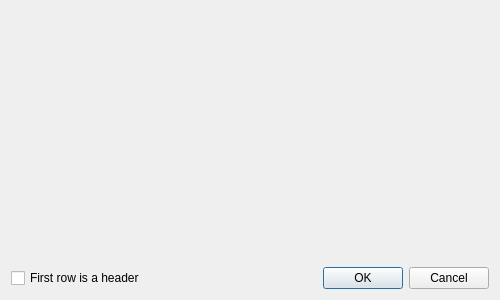
<?xml version="1.0" encoding="UTF-8"?>
<ui version="4.0">
 <class>BatchDialog</class>
 <widget class="QDialog" name="BatchDialog">
  <property name="geometry">
   <rect>
    <x>0</x>
    <y>0</y>
    <width>500</width>
    <height>300</height>
   </rect>
  </property>
  <property name="windowTitle">
   <string>Execute batch</string>
  </property>
  <property name="windowIcon">
   <iconset theme="system-run">
    <normaloff>.</normaloff>.</iconset>
  </property>
  <layout class="QGridLayout" name="gridLayout">
   <item row="1" column="1">
    <widget class="QDialogButtonBox" name="buttonBox">
     <property name="orientation">
      <enum>Qt::Horizontal</enum>
     </property>
     <property name="standardButtons">
      <set>QDialogButtonBox::Cancel|QDialogButtonBox::Ok</set>
     </property>
    </widget>
   </item>
   <item row="1" column="0">
    <widget class="QCheckBox" name="headerCheck">
     <property name="text">
      <string>First row is a header</string>
     </property>
    </widget>
   </item>
   <item row="0" column="0" colspan="2">
    <widget class="QScrollArea" name="scrollArea">
     <property name="frameShape">
      <enum>QFrame::NoFrame</enum>
     </property>
     <property name="lineWidth">
      <number>0</number>
     </property>
     <property name="widgetResizable">
      <bool>true</bool>
     </property>
     <widget class="QWidget" name="scrollAreaWidgetContents">
      <property name="geometry">
       <rect>
        <x>0</x>
        <y>0</y>
        <width>482</width>
        <height>255</height>
       </rect>
      </property>
      <layout class="QVBoxLayout" name="fieldsLayout"/>
     </widget>
    </widget>
   </item>
  </layout>
 </widget>
 <resources/>
 <connections>
  <connection>
   <sender>buttonBox</sender>
   <signal>accepted()</signal>
   <receiver>BatchDialog</receiver>
   <slot>accept()</slot>
   <hints>
    <hint type="sourcelabel">
     <x>248</x>
     <y>254</y>
    </hint>
    <hint type="destinationlabel">
     <x>157</x>
     <y>274</y>
    </hint>
   </hints>
  </connection>
  <connection>
   <sender>buttonBox</sender>
   <signal>rejected()</signal>
   <receiver>BatchDialog</receiver>
   <slot>reject()</slot>
   <hints>
    <hint type="sourcelabel">
     <x>316</x>
     <y>260</y>
    </hint>
    <hint type="destinationlabel">
     <x>286</x>
     <y>274</y>
    </hint>
   </hints>
  </connection>
 </connections>
</ui>
